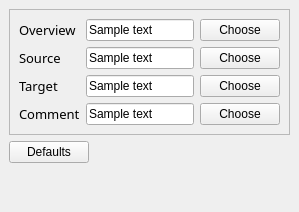
     <widget class="QWidget" name="tab" >
      <attribute name="title" >
       <string>Color</string>
      </attribute>
      <layout class="QGridLayout" >
       <property name="margin" >
        <number>9</number>
       </property>
       <property name="spacing" >
        <number>6</number>
       </property>
       <item row="2" column="0" >
        <spacer>
         <property name="orientation" >
          <enum>Qt::Vertical</enum>
         </property>
         <property name="sizeType" >
          <enum>QSizePolicy::MinimumExpanding</enum>
         </property>
         <property name="sizeHint" >
          <size>
           <width>20</width>
           <height>40</height>
          </size>
         </property>
        </spacer>
       </item>
       <item row="1" column="0" >
        <widget class="QPushButton" name="bntColorDefaults" >
         <property name="sizePolicy" >
          <sizepolicy>
           <hsizetype>0</hsizetype>
           <vsizetype>0</vsizetype>
           <horstretch>0</horstretch>
           <verstretch>0</verstretch>
          </sizepolicy>
         </property>
         <property name="text" >
          <string>Defaults</string>
         </property>
        </widget>
       </item>
       <item row="0" column="0" >
        <widget class="QFrame" name="frame2_2" >
         <property name="sizePolicy" >
          <sizepolicy>
           <hsizetype>7</hsizetype>
           <vsizetype>0</vsizetype>
           <horstretch>0</horstretch>
           <verstretch>0</verstretch>
          </sizepolicy>
         </property>
         <property name="frameShape" >
          <enum>QFrame::StyledPanel</enum>
         </property>
         <property name="frameShadow" >
          <enum>QFrame::Raised</enum>
         </property>
         <layout class="QGridLayout" >
          <property name="margin" >
           <number>9</number>
          </property>
          <property name="spacing" >
           <number>6</number>
          </property>
          <item row="3" column="0" >
           <widget class="QLabel" name="ColorComment" >
            <property name="sizePolicy" >
             <sizepolicy>
              <hsizetype>0</hsizetype>
              <vsizetype>0</vsizetype>
              <horstretch>0</horstretch>
              <verstretch>0</verstretch>
             </sizepolicy>
            </property>
            <property name="font" >
             <font>
              <family>Sans Serif</family>
              <pointsize>10</pointsize>
              <weight>50</weight>
              <italic>false</italic>
              <bold>false</bold>
              <underline>false</underline>
              <strikeout>false</strikeout>
             </font>
            </property>
            <property name="text" >
             <string>Comment</string>
            </property>
           </widget>
          </item>
          <item row="3" column="2" >
           <widget class="QPushButton" name="bntColorComment" >
            <property name="sizePolicy" >
             <sizepolicy>
              <hsizetype>0</hsizetype>
              <vsizetype>0</vsizetype>
              <horstretch>0</horstretch>
              <verstretch>0</verstretch>
             </sizepolicy>
            </property>
            <property name="text" >
             <string>Choose</string>
            </property>
           </widget>
          </item>
          <item row="2" column="2" >
           <widget class="QPushButton" name="bntColorTarget" >
            <property name="sizePolicy" >
             <sizepolicy>
              <hsizetype>0</hsizetype>
              <vsizetype>0</vsizetype>
              <horstretch>0</horstretch>
              <verstretch>0</verstretch>
             </sizepolicy>
            </property>
            <property name="text" >
             <string>Choose</string>
            </property>
           </widget>
          </item>
          <item row="1" column="2" >
           <widget class="QPushButton" name="bntColorSource" >
            <property name="sizePolicy" >
             <sizepolicy>
              <hsizetype>0</hsizetype>
              <vsizetype>0</vsizetype>
              <horstretch>0</horstretch>
              <verstretch>0</verstretch>
             </sizepolicy>
            </property>
            <property name="text" >
             <string>Choose</string>
            </property>
           </widget>
          </item>
          <item row="0" column="2" >
           <widget class="QPushButton" name="bntColorOverview" >
            <property name="sizePolicy" >
             <sizepolicy>
              <hsizetype>0</hsizetype>
              <vsizetype>0</vsizetype>
              <horstretch>0</horstretch>
              <verstretch>0</verstretch>
             </sizepolicy>
            </property>
            <property name="text" >
             <string>Choose</string>
            </property>
           </widget>
          </item>
          <item row="2" column="0" >
           <widget class="QLabel" name="ColorTarget" >
            <property name="sizePolicy" >
             <sizepolicy>
              <hsizetype>0</hsizetype>
              <vsizetype>0</vsizetype>
              <horstretch>0</horstretch>
              <verstretch>0</verstretch>
             </sizepolicy>
            </property>
            <property name="font" >
             <font>
              <family>Sans Serif</family>
              <pointsize>10</pointsize>
              <weight>50</weight>
              <italic>false</italic>
              <bold>false</bold>
              <underline>false</underline>
              <strikeout>false</strikeout>
             </font>
            </property>
            <property name="text" >
             <string>Target</string>
            </property>
           </widget>
          </item>
          <item row="0" column="0" >
           <widget class="QLabel" name="ColorOverview" >
            <property name="sizePolicy" >
             <sizepolicy>
              <hsizetype>0</hsizetype>
              <vsizetype>0</vsizetype>
              <horstretch>0</horstretch>
              <verstretch>0</verstretch>
             </sizepolicy>
            </property>
            <property name="maximumSize" >
             <size>
              <width>16777207</width>
              <height>16777215</height>
             </size>
            </property>
            <property name="font" >
             <font>
              <family>Sans Serif</family>
              <pointsize>10</pointsize>
              <weight>50</weight>
              <italic>false</italic>
              <bold>false</bold>
              <underline>false</underline>
              <strikeout>false</strikeout>
             </font>
            </property>
            <property name="text" >
             <string>Overview</string>
            </property>
            <property name="scaledContents" >
             <bool>true</bool>
            </property>
            <property name="wordWrap" >
             <bool>true</bool>
            </property>
            <property name="indent" >
             <number>0</number>
            </property>
           </widget>
          </item>
          <item row="1" column="0" >
           <widget class="QLabel" name="ColorSource" >
            <property name="sizePolicy" >
             <sizepolicy>
              <hsizetype>0</hsizetype>
              <vsizetype>0</vsizetype>
              <horstretch>0</horstretch>
              <verstretch>0</verstretch>
             </sizepolicy>
            </property>
            <property name="font" >
             <font>
              <family>Sans Serif</family>
              <pointsize>10</pointsize>
              <weight>50</weight>
              <italic>false</italic>
              <bold>false</bold>
              <underline>false</underline>
              <strikeout>false</strikeout>
             </font>
            </property>
            <property name="text" >
             <string>Source</string>
            </property>
           </widget>
          </item>
          <item row="2" column="1" >
           <widget class="QLineEdit" name="tuTargetColor" >
            <property name="text" >
             <string>Sample text</string>
            </property>
            <property name="readOnly" >
             <bool>true</bool>
            </property>
           </widget>
          </item>
          <item row="3" column="1" >
           <widget class="QLineEdit" name="commentColor" >
            <property name="text" >
             <string>Sample text</string>
            </property>
            <property name="readOnly" >
             <bool>true</bool>
            </property>
           </widget>
          </item>
          <item row="0" column="1" >
           <widget class="QLineEdit" name="overviewColor" >
            <property name="enabled" >
             <bool>true</bool>
            </property>
            <property name="text" >
             <string>Sample text</string>
            </property>
            <property name="readOnly" >
             <bool>true</bool>
            </property>
           </widget>
          </item>
          <item row="1" column="1" >
           <widget class="QLineEdit" name="tuSourceColor" >
            <property name="palette" >
             <palette>
              <active>
               <color>
                <red>0</red>
                <green>0</green>
                <blue>0</blue>
               </color>
               <color>
                <red>221</red>
                <green>223</green>
                <blue>228</blue>
               </color>
               <color>
                <red>255</red>
                <green>255</green>
                <blue>255</blue>
               </color>
               <color>
                <red>255</red>
                <green>255</green>
                <blue>255</blue>
               </color>
               <color>
                <red>85</red>
                <green>85</green>
                <blue>85</blue>
               </color>
               <color>
                <red>199</red>
                <green>199</green>
                <blue>199</blue>
               </color>
               <color>
                <red>0</red>
                <green>0</green>
                <blue>0</blue>
               </color>
               <color>
                <red>255</red>
                <green>255</green>
                <blue>255</blue>
               </color>
               <color>
                <red>0</red>
                <green>0</green>
                <blue>0</blue>
               </color>
               <color>
                <red>255</red>
                <green>255</green>
                <blue>255</blue>
               </color>
               <color>
                <red>239</red>
                <green>239</green>
                <blue>239</blue>
               </color>
               <color>
                <red>0</red>
                <green>0</green>
                <blue>0</blue>
               </color>
               <color>
                <red>103</red>
                <green>141</green>
                <blue>178</blue>
               </color>
               <color>
                <red>255</red>
                <green>255</green>
                <blue>255</blue>
               </color>
               <color>
                <red>0</red>
                <green>0</green>
                <blue>238</blue>
               </color>
               <color>
                <red>82</red>
                <green>24</green>
                <blue>139</blue>
               </color>
               <color>
                <red>232</red>
                <green>232</green>
                <blue>232</blue>
               </color>
              </active>
              <inactive>
               <color>
                <red>0</red>
                <green>0</green>
                <blue>0</blue>
               </color>
               <color>
                <red>221</red>
                <green>223</green>
                <blue>228</blue>
               </color>
               <color>
                <red>255</red>
                <green>255</green>
                <blue>255</blue>
               </color>
               <color>
                <red>255</red>
                <green>255</green>
                <blue>255</blue>
               </color>
               <color>
                <red>85</red>
                <green>85</green>
                <blue>85</blue>
               </color>
               <color>
                <red>199</red>
                <green>199</green>
                <blue>199</blue>
               </color>
               <color>
                <red>0</red>
                <green>0</green>
                <blue>0</blue>
               </color>
               <color>
                <red>255</red>
                <green>255</green>
                <blue>255</blue>
               </color>
               <color>
                <red>0</red>
                <green>0</green>
                <blue>0</blue>
               </color>
               <color>
                <red>255</red>
                <green>255</green>
                <blue>255</blue>
               </color>
               <color>
                <red>239</red>
                <green>239</green>
                <blue>239</blue>
               </color>
               <color>
                <red>0</red>
                <green>0</green>
                <blue>0</blue>
               </color>
               <color>
                <red>103</red>
                <green>141</green>
                <blue>178</blue>
               </color>
               <color>
                <red>255</red>
                <green>255</green>
                <blue>255</blue>
               </color>
               <color>
                <red>0</red>
                <green>0</green>
                <blue>238</blue>
               </color>
               <color>
                <red>82</red>
                <green>24</green>
                <blue>139</blue>
               </color>
               <color>
                <red>232</red>
                <green>232</green>
                <blue>232</blue>
               </color>
              </inactive>
              <disabled>
               <color>
                <red>128</red>
                <green>128</green>
                <blue>128</blue>
               </color>
               <color>
                <red>221</red>
                <green>223</green>
                <blue>228</blue>
               </color>
               <color>
                <red>255</red>
                <green>255</green>
                <blue>255</blue>
               </color>
               <color>
                <red>255</red>
                <green>255</green>
                <blue>255</blue>
               </color>
               <color>
                <red>85</red>
                <green>85</green>
                <blue>85</blue>
               </color>
               <color>
                <red>199</red>
                <green>199</green>
                <blue>199</blue>
               </color>
               <color>
                <red>199</red>
                <green>199</green>
                <blue>199</blue>
               </color>
               <color>
                <red>255</red>
                <green>255</green>
                <blue>255</blue>
               </color>
               <color>
                <red>128</red>
                <green>128</green>
                <blue>128</blue>
               </color>
               <color>
                <red>239</red>
                <green>239</green>
                <blue>239</blue>
               </color>
               <color>
                <red>239</red>
                <green>239</green>
                <blue>239</blue>
               </color>
               <color>
                <red>0</red>
                <green>0</green>
                <blue>0</blue>
               </color>
               <color>
                <red>86</red>
                <green>117</green>
                <blue>148</blue>
               </color>
               <color>
                <red>255</red>
                <green>255</green>
                <blue>255</blue>
               </color>
               <color>
                <red>0</red>
                <green>0</green>
                <blue>238</blue>
               </color>
               <color>
                <red>82</red>
                <green>24</green>
                <blue>139</blue>
               </color>
               <color>
                <red>232</red>
                <green>232</green>
                <blue>232</blue>
               </color>
              </disabled>
             </palette>
            </property>
            <property name="text" >
             <string>Sample text</string>
            </property>
            <property name="readOnly" >
             <bool>true</bool>
            </property>
           </widget>
          </item>
         </layout>
        </widget>
       </item>
      </layout>
     </widget>
